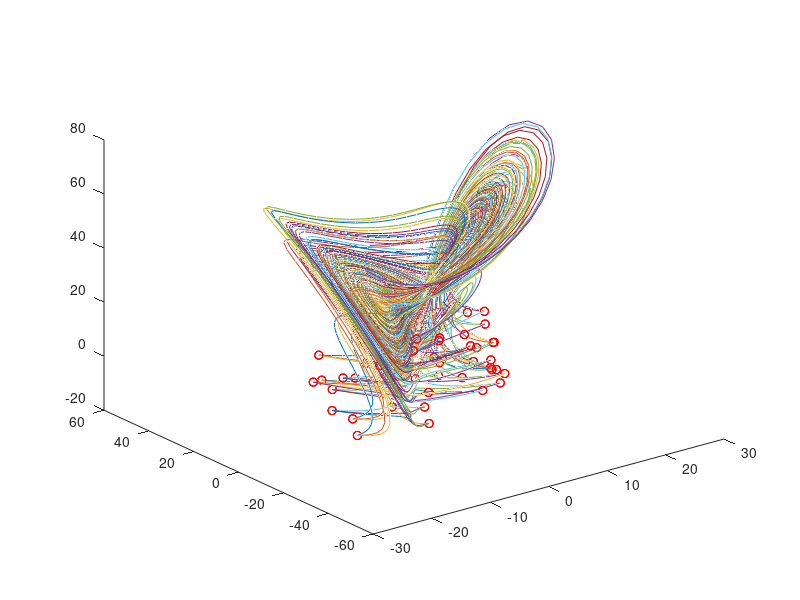

The MATLAB script that drew this image: (Note: this script raises an error after producing the figure.)
%% NN - Lorenz equations
clear all; close all; clc;

% Standard coefficients
b   = 8/3;
sig = 10;

% Time series
T = 10;
dt = 0.01;
t = 0:dt:T;

%Lorenz equations in the different conditions

rho_train =[10 28 35];
rho_test = [17 40];

Lrnz_1 = @(t,x) ([sig*(x(2)-x(1)); rho_train(1)*x(1)-x(1)*x(3)-x(2); x(1)*x(2)-b*x(3)]);
Lrnz_2 = @(t,x) ([sig*(x(2)-x(1)); rho_train(2)*x(1)-x(1)*x(3)-x(2); x(1)*x(2)-b*x(3)]);
Lrnz_3 = @(t,x) ([sig*(x(2)-x(1)); rho_train(3)*x(1)-x(1)*x(3)-x(2); x(1)*x(2)-b*x(3)]);

Lrnz_4 = @(t,x) ([sig*(x(2)-x(1)); rho_test(1)*x(1)-x(1)*x(3)-x(2); x(1)*x(2)-b*x(3)]);
Lrnz_5 = @(t,x) ([sig*(x(2)-x(1)); rho_test(2)*x(1)-x(1)*x(3)-x(2); x(1)*x(2)-b*x(3)]);


ode_options = odeset('RelTol',1e-10, 'AbsTol',1e-11);
input  = [];
output = [];

% NN Training phase

% Data generation
for j=1:50  

x0=30*(rand(3,1)-0.5);
    [t,y] = ode45(Lrnz_1,t,x0);
    rho = ((y(2:end,2)-y(1:end-1,2))/dt+y(1:end-1,1).*y(1:end-1,3)+y(1:end-1,2))./y(1:end-1,1);
    input=[input; y(1:end-1,:) rho.*y(1:end-1,1)];
    output=[output; y(2:end,:)];
    plot3(y(:,1),y(:,2),y(:,3)), hold on
    plot3(x0(1),x0(2),x0(3),'ro')
    
    [t,y] = ode45(Lrnz_2,t,x0);
    rho = ((y(2:end,2)-y(1:end-1,2))/dt+y(1:end-1,1).*y(1:end-1,3)+y(1:end-1,2))./y(1:end-1,1);
    input=[input; y(1:end-1,:) rho.*y(1:end-1,1)];
    output=[output; y(2:end,:)];
    plot3(y(:,1),y(:,2),y(:,3)), hold on
    plot3(x0(1),x0(2),x0(3),'ro')
    
    [t,y] = ode45(Lrnz_3,t,x0);
    rho = ((y(2:end,2)-y(1:end-1,2))/dt+y(1:end-1,1).*y(1:end-1,3)+y(1:end-1,2))./y(1:end-1,1);
    input=[input; y(1:end-1,:) rho.*y(1:end-1,1)];
    output=[output; y(2:end,:)];
    plot3(y(:,1),y(:,2),y(:,3)), hold on
    plot3(x0(1),x0(2),x0(3),'ro')
         
end
   
%% NN Train
trainFcn = 'trainlm';
net = fitnet([10 10],trainFcn);

net.input.processFcns = {'removeconstantrows','mapminmax'};
net.output.processFcns = {'removeconstantrows','mapminmax'};

% Setup Division of Data for Training, Validation, Testing
% For a list of all data division functions type: help nndivide
net.divideFcn = 'dividerand';  % Divide data randomly
net.divideMode = 'sample';  % Divide up every sample

net.divideParam.trainRatio = 80/100;
net.divideParam.valRatio = 25/100;
net.divideParam.testRatio = 15/100;

% Train the NN
[net,tr] = train(net, input.',output.');

%% NN Test phase

%% Test for rho = 17
x0=30*(rand(3,1)-0.5);
[t,y] = ode45(Lrnz_4,t,x0);

rho_nn(1)=((y(2,2)-y(1,2))/dt+y(1,1).*y(1,3)+y(1,2))./y(1,1); %rho initial condition
for i = 2:length(t)
    % Recursive NN
    y0= net([x0(1:3); rho_nn(i-1)*x0(1)]);
    y_nn(i,1:3) = y0(1:3).';
    rho_nn(i) = ((y(i,2)-y(i-1,2))/dt+y(i-1,1).*y(i-1,3)+y(i-1,2))./y(i-1,1);
    x0=y0;

end

figure(1)

subplot(3,2,1), plot(t,y(:,1),'b',t,y_nn(:,1),'r','Linewidth',2)
title ('Lorenz equation - \rho = 17');
xlabel ('time');
ylabel ('x');
legend ('Data','Forecast');
grid on
subplot(3,2,3), plot(t,y(:,2),'b',t,y_nn(:,2),'r','Linewidth',2)
xlabel ('time');
ylabel ('y');
legend ('Data','Forecast');
grid on
subplot(3,2,5), plot(t,y(:,3),'b',t,y_nn(:,3),'r','Linewidth',2)
xlabel ('time');
ylabel ('z');
legend ('Data','Forecast');
grid on



%% Test for rho = 40

x0=30*(rand(3,1)-0.5);
[t,y] = ode45(Lrnz_5,t,x0);

rho_nn(1)=((y(2,2)-y(1,2))/dt+y(1,1).*y(1,3)+y(1,2))./y(1,1); %rho initial condition
for i=2:length(t)
    % Recursive NN
    y0=net([x0(1:3); rho_nn(i-1)*x0(1)]);
    y_nn(i,1:3)=y0(1:3).';
    rho_nn(i)=((y(i,2)-y(i-1,2))/dt+y(i-1,1).*y(i-1,3)+y(i-1,2))./y(i-1,1);
    x0=y0;
end

figure(1)
subplot(3,2,2), plot(t,y(:,1),'b',t,y_nn(:,1),'r','Linewidth',2)
title ('Lorenz equation - \rho = 40');
xlabel ('time');
ylabel ('x');
legend ('Data','Forecast');
grid on
subplot(3,2,4), plot(t,y(:,2),'b',t,y_nn(:,2),'r','Linewidth',2)
xlabel ('time');
ylabel ('y');
legend ('Data','Forecast');
grid on
subplot(3,2,6), plot(t,y(:,3),'b',t,y_nn(:,3),'r','Linewidth',2)
xlabel ('time');
ylabel ('z');
legend ('Data','Forecast');
grid on


saveas(figure(1),'Lorenz_forecast.jpg')

